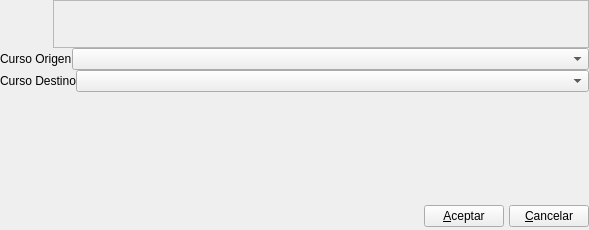
<?xml version="1.0" encoding="UTF-8"?>
<ui version="4.0">
 <class>PromocionarClaseBase</class>
 <widget class="QWidget" name="PromocionarClaseBase">
  <property name="geometry">
   <rect>
    <x>0</x>
    <y>0</y>
    <width>589</width>
    <height>230</height>
   </rect>
  </property>
  <property name="windowTitle">
   <string>Promocionar Clase</string>
  </property>
  <property name="windowIcon">
   <iconset resource="../../../bulmages.qrc">
    <normaloff>:/Images/i_promocion.png</normaloff>:/Images/i_promocion.png</iconset>
  </property>
  <layout class="QGridLayout" name="gridLayout">
   <property name="margin">
    <number>0</number>
   </property>
   <property name="spacing">
    <number>0</number>
   </property>
   <item row="0" column="0" colspan="2">
    <layout class="QHBoxLayout" name="_2">
     <property name="spacing">
      <number>5</number>
     </property>
     <property name="margin">
      <number>0</number>
     </property>
     <item>
      <widget class="QLabel" name="label_3">
       <property name="minimumSize">
        <size>
         <width>48</width>
         <height>48</height>
        </size>
       </property>
       <property name="maximumSize">
        <size>
         <width>48</width>
         <height>48</height>
        </size>
       </property>
       <property name="text">
        <string/>
       </property>
       <property name="pixmap">
        <pixmap resource="../../../bulmages.qrc">:/Images/i_promocion.png</pixmap>
       </property>
       <property name="scaledContents">
        <bool>true</bool>
       </property>
      </widget>
     </item>
     <item>
      <widget class="QFrame" name="mui_plugbotones_sinbotones">
       <property name="frameShape">
        <enum>QFrame::StyledPanel</enum>
       </property>
       <property name="frameShadow">
        <enum>QFrame::Raised</enum>
       </property>
       <layout class="QHBoxLayout" name="horizontalLayout_3">
        <property name="leftMargin">
         <number>0</number>
        </property>
        <property name="topMargin">
         <number>0</number>
        </property>
        <property name="rightMargin">
         <number>0</number>
        </property>
        <item>
         <layout class="QHBoxLayout" name="hboxLayout1"/>
        </item>
        <item>
         <spacer>
          <property name="orientation">
           <enum>Qt::Horizontal</enum>
          </property>
          <property name="sizeType">
           <enum>QSizePolicy::Expanding</enum>
          </property>
          <property name="sizeHint" stdset="0">
           <size>
            <width>41</width>
            <height>34</height>
           </size>
          </property>
         </spacer>
        </item>
       </layout>
      </widget>
     </item>
    </layout>
   </item>
   <item row="1" column="0" colspan="2">
    <layout class="QHBoxLayout" name="horizontalLayout_2">
     <item>
      <widget class="QLabel" name="label">
       <property name="text">
        <string>Curso Origen</string>
       </property>
      </widget>
     </item>
     <item>
      <widget class="BlComboBox" name="mui_idclaseor">
       <property name="sizePolicy">
        <sizepolicy hsizetype="Expanding" vsizetype="Fixed">
         <horstretch>0</horstretch>
         <verstretch>0</verstretch>
        </sizepolicy>
       </property>
       <property name="minimumSize">
        <size>
         <width>200</width>
         <height>21</height>
        </size>
       </property>
      </widget>
     </item>
    </layout>
   </item>
   <item row="2" column="0" colspan="2">
    <layout class="QHBoxLayout" name="horizontalLayout">
     <item>
      <widget class="QLabel" name="label_2">
       <property name="text">
        <string>Curso Destino</string>
       </property>
      </widget>
     </item>
     <item>
      <widget class="BlComboBox" name="mui_idclasedest">
       <property name="sizePolicy">
        <sizepolicy hsizetype="Expanding" vsizetype="Fixed">
         <horstretch>0</horstretch>
         <verstretch>0</verstretch>
        </sizepolicy>
       </property>
       <property name="minimumSize">
        <size>
         <width>200</width>
         <height>21</height>
        </size>
       </property>
      </widget>
     </item>
    </layout>
   </item>
   <item row="3" column="0">
    <spacer name="verticalSpacer">
     <property name="orientation">
      <enum>Qt::Vertical</enum>
     </property>
     <property name="sizeHint" stdset="0">
      <size>
       <width>20</width>
       <height>45</height>
      </size>
     </property>
    </spacer>
   </item>
   <item row="4" column="0" colspan="2">
    <layout class="QHBoxLayout">
     <property name="spacing">
      <number>5</number>
     </property>
     <property name="margin">
      <number>0</number>
     </property>
     <item>
      <spacer>
       <property name="orientation">
        <enum>Qt::Horizontal</enum>
       </property>
       <property name="sizeType">
        <enum>QSizePolicy::Expanding</enum>
       </property>
       <property name="sizeHint" stdset="0">
        <size>
         <width>201</width>
         <height>27</height>
        </size>
       </property>
      </spacer>
     </item>
     <item>
      <widget class="QPushButton" name="mui_acept">
       <property name="text">
        <string>&amp;Aceptar</string>
       </property>
      </widget>
     </item>
     <item>
      <widget class="QPushButton" name="mui_cancel">
       <property name="text">
        <string>&amp;Cancelar</string>
       </property>
      </widget>
     </item>
    </layout>
   </item>
  </layout>
 </widget>
 <customwidgets>
  <customwidget>
   <class>BlComboBox</class>
   <extends>QComboBox</extends>
   <header>blcombobox.h</header>
  </customwidget>
 </customwidgets>
 <resources>
  <include location="../../../bulmages.qrc"/>
  <include location="../pluginbf_profesor/gestionaula.qrc"/>
 </resources>
 <connections>
  <connection>
   <sender>mui_cancel</sender>
   <signal>released()</signal>
   <receiver>PromocionarClaseBase</receiver>
   <slot>close()</slot>
   <hints>
    <hint type="sourcelabel">
     <x>363</x>
     <y>128</y>
    </hint>
    <hint type="destinationlabel">
     <x>402</x>
     <y>73</y>
    </hint>
   </hints>
  </connection>
 </connections>
</ui>
